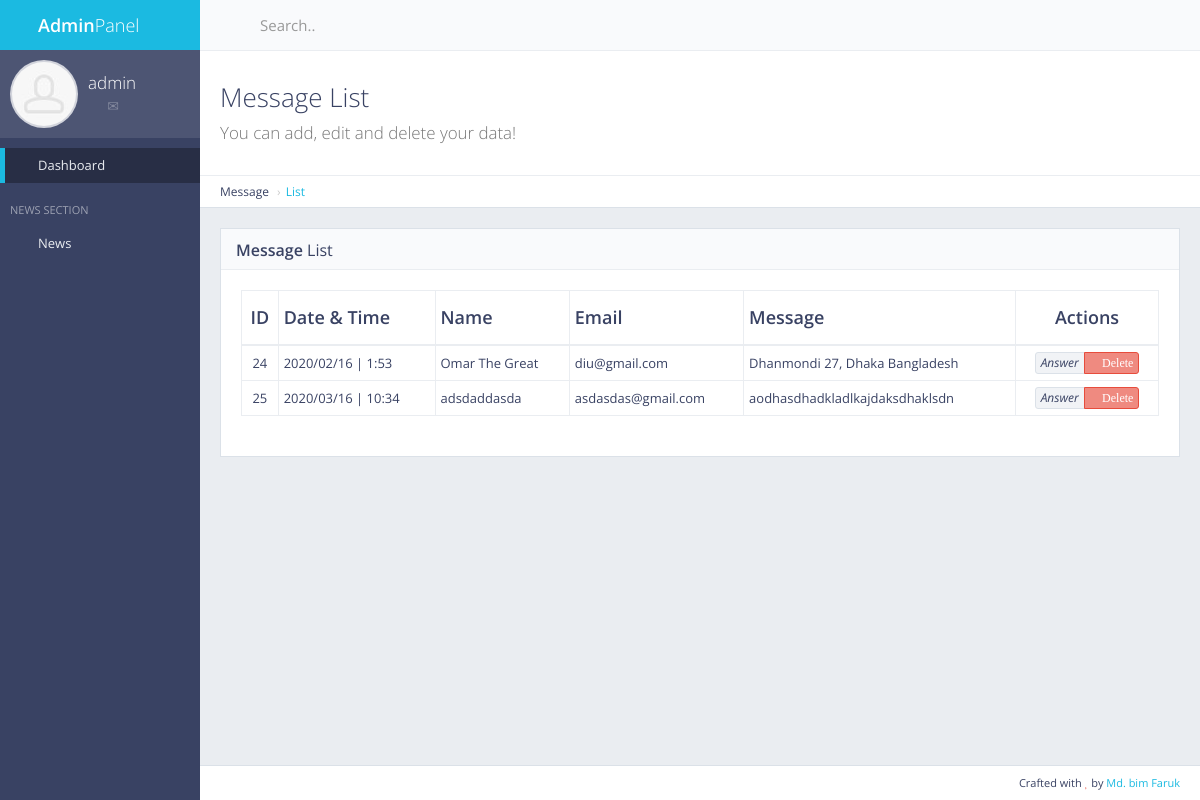
/panel/contactform/ (signed in), run on an earlier commit of the app's database.
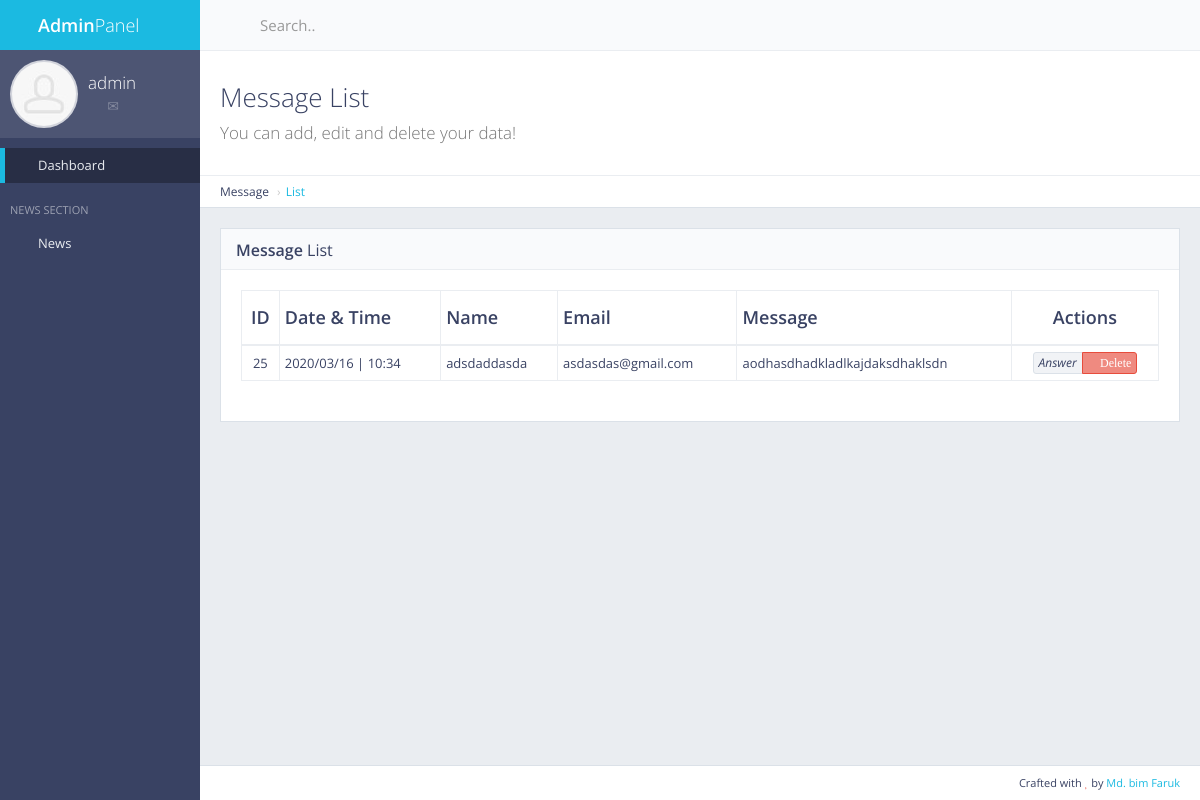
And on a later commit of the database.
### contactform/models.py (models this page shows, shortened)
class ContactForm(models.Model):
    name = models.CharField(max_length=50)
    email = models.CharField(max_length=50)
    txt = models.TextField()
    date = models.CharField(max_length=12, default="")
    time = models.CharField(max_length=12, default="")

### contactform/views.py (the view)
# urls.py: re_path(r'^panel/contactform/$', views.contact_show, name='contact_show'),  # This is for admin panel
def contact_show(request):
    if not request.user.is_authenticated:
        return redirect('mylogin')
    msg = ContactForm.objects.all()
    return render(request, 'back/contact_form.html', {'msg': msg})

### main/templatetags/extra_auth.py (called while the page is built)
@register.filter(name='has_group')
def has_group(user, group_name):
    return user.groups.filter(name=group_name).exists()

### main/templates/back/contact_form.html (shortened to what this page needs)
{% extends 'back/master.html' %}
{% load static %}
{% block mainblock %}
<div class="content-header">
    <div class="header-section">
        <h1>
            <i class="fa fa-table"></i>Message List<br><small>You can add, edit and delete your data!</small>
        </h1>
    </div>
</div>
<ul class="breadcrumb breadcrumb-top">
    <li>Message</li>
    <li><a href="/panel/contactform/">List</a></li>
</ul>
<div class="block full">
    <div class="block-title">
        <h2><strong>Message</strong> List</h2>
    </div>
    <div class="table-responsive">
        <table id="example-datatable" class="table table-vcenter table-condensed table-bordered">
            <thead>
                <tr>
                    <th class="text-center">ID</th>
                    <th>Date & Time</th>
                    <th>Name</th>
                    <th>Email</th>
                    <th>Message</th>
                    <th class="text-center">Actions</th>
                </tr>
            </thead>
            <tbody>
                {% for cc in msg %}
                <tr>
                    <td class="text-center">{{ cc.pk }}</td>
                    <td>{{ cc.date }} | {{ cc.time }}</td>
                    <td>{{ cc.name }}</td>
                    <td>{{ cc.email }}</td>
                    <td>{{ cc.txt }}</td>
                    <td class="text-center">
                        <div class="btn-group">
                            <a href="#" data-toggle="tooltip" title="Answer" class="btn btn-xs btn-default"><i > Answer</i></a>
                            <a href="{% url 'contact_del' pk=cc.pk %}" data-toggle="tooltip" title="Delete" class="btn btn-xs btn-danger"><i class="fa fa-times"> Delete</i></a>
                        </div>
                    </td>
                </tr>
                {% endfor %}
            </tbody>
        </table>
    </div>
</div>
{% endblock %}

What changed in the data, as far as the page shows it:
removed ContactForm: pk "24", date "2020/02/16", time "1:53", name "Omar The Great", email "diu@gmail.com", txt "Dhanmondi 27, Dhaka Bangladesh"
